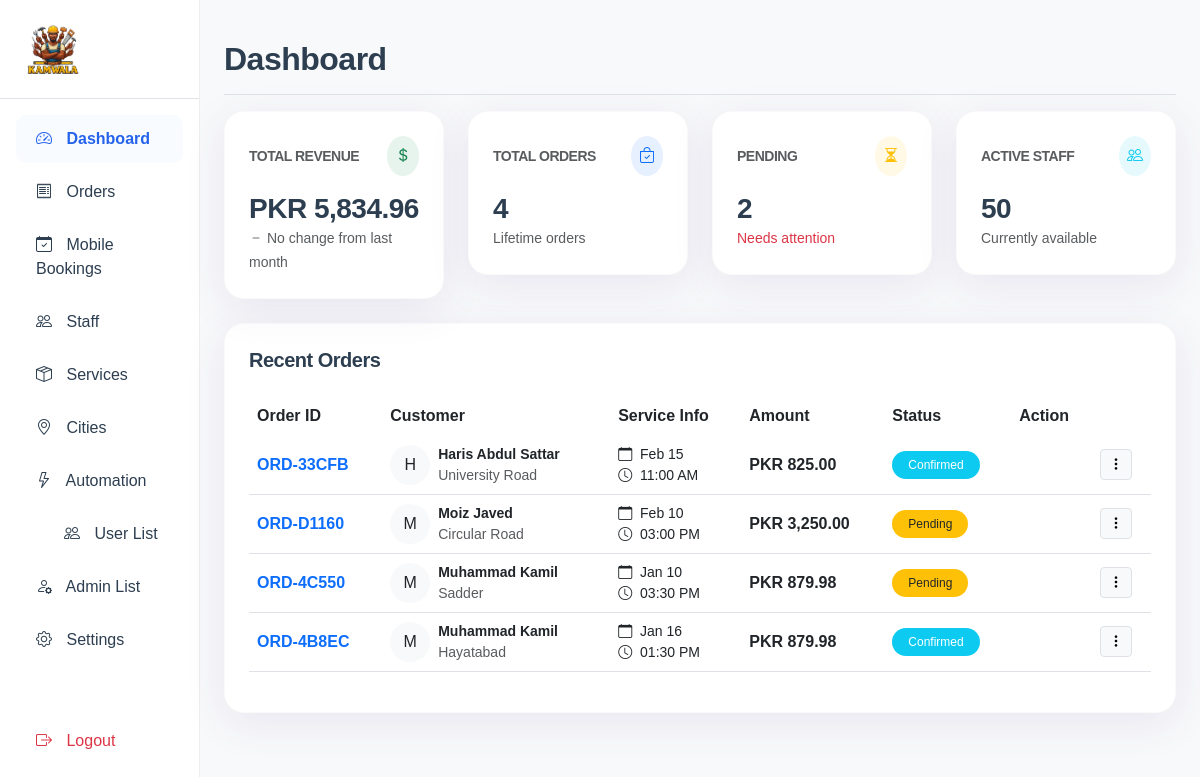
/admin/dashboard.php (signed in), run on the app's committed database.
### tables this page shows
CREATE TABLE `orders` (
  `id` int(11) NOT NULL,
  `order_code` varchar(20) DEFAULT NULL,
  `customer_name` varchar(100) NOT NULL,
  `customer_email` varchar(100) NOT NULL,
  `customer_phone` varchar(20) NOT NULL,
  `pickup_address` text NOT NULL,
  `delivery_address` text NOT NULL,
  `special_instructions` text DEFAULT NULL,
  `total_price` decimal(10,2) NOT NULL,
  `tax_amount` decimal(10,2) DEFAULT 0.00,
  `status` enum('pending','confirmed','in_progress','completed','cancelled') DEFAULT 'pending',
  `booking_date` date NOT NULL,
  `booking_time` time NOT NULL,
  `duration` int(11) DEFAULT 60,
  `booking_end_time` time DEFAULT NULL,
  `staff_id` int(11) DEFAULT NULL,
  `city_id` int(11) DEFAULT NULL,
  `created_at` timestamp NOT NULL DEFAULT current_timestamp()
);

CREATE TABLE `cities` (
  `id` int(11) NOT NULL,
  `name` varchar(100) NOT NULL
);

### admin/dashboard.php (the view, shortened to what this page needs)
<?php
require_once '../includes/db.php';
require_once 'includes/header.php';
$orders_query = "SELECT COUNT(*) as count FROM orders";
$total_orders = $conn->query($orders_query)->fetch_assoc()['count'];
$revenue_query = "SELECT SUM(total_price) as total FROM orders WHERE status != 'cancelled'";
$total_revenue = $conn->query($revenue_query)->fetch_assoc()['total'] ?? 0;
$pending_query = "SELECT COUNT(*) as count FROM orders WHERE status = 'pending'";
$pending_orders = $conn->query($pending_query)->fetch_assoc()['count'];
$staff_query = "SELECT COUNT(*) as count FROM staff WHERE status = 'available'";
$active_staff = $conn->query($staff_query)->fetch_assoc()['count'];
$recent_query = "SELECT o.*, s.name as staff_name, c.name as city_name
                 FROM orders o
                 LEFT JOIN staff s ON o.staff_id = s.id
                 LEFT JOIN cities c ON o.city_id = c.id
                 ORDER BY o.created_at DESC LIMIT 5";
$recent_result = $conn->query($recent_query);
$revenue_growth = 0;
$growth_class = 'text-muted';
$growth_icon = 'bi-dash';
?>
<div class="d-flex justify-content-between flex-wrap flex-md-nowrap align-items-center pt-3 pb-2 mb-3 border-bottom">
    <h1 class="h2 fw-bold">Dashboard</h1>
</div>
<div class="row g-4 mb-4">
    <div class="col-md-3">
        <div class="antigravity-card p-4">
            <div class="d-flex justify-content-between align-items-center mb-3">
                <h6 class="text-muted text-uppercase small fw-bold mb-0">Total Revenue</h6>
                <div class="bg-success bg-opacity-10 p-2 rounded-circle text-success">
                    <i class="bi bi-currency-dollar"></i>
                </div>
            </div>
            <h3 class="fw-bold mb-0">PKR <?php echo number_format($total_revenue, 2); ?></h3>
            <small class="<?php echo $growth_class; ?>">
                <i class="bi <?php echo $growth_icon; ?>"></i>
                <?php echo $revenue_growth > 0 ? $revenue_growth . '%' : 'No change'; ?> from last month
            </small>
        </div>
    </div>
    <div class="col-md-3">
        <div class="antigravity-card p-4">
            <div class="d-flex justify-content-between align-items-center mb-3">
                <h6 class="text-muted text-uppercase small fw-bold mb-0">Total Orders</h6>
                <div class="bg-primary bg-opacity-10 p-2 rounded-circle text-primary">
                    <i class="bi bi-bag-check"></i>
                </div>
            </div>
            <h3 class="fw-bold mb-0"><?php echo $total_orders; ?></h3>
            <small class="text-muted">Lifetime orders</small>
        </div>
    </div>
    <div class="col-md-3">
        <div class="antigravity-card p-4">
            <div class="d-flex justify-content-between align-items-center mb-3">
                <h6 class="text-muted text-uppercase small fw-bold mb-0">Pending</h6>
                <div class="bg-warning bg-opacity-10 p-2 rounded-circle text-warning">
                    <i class="bi bi-hourglass-split"></i>
                </div>
            </div>
            <h3 class="fw-bold mb-0"><?php echo $pending_orders; ?></h3>
            <small class="text-danger">Needs attention</small>
        </div>
    </div>
    <div class="col-md-3">
        <div class="antigravity-card p-4">
            <div class="d-flex justify-content-between align-items-center mb-3">
                <h6 class="text-muted text-uppercase small fw-bold mb-0">Active Staff</h6>
                <div class="bg-info bg-opacity-10 p-2 rounded-circle text-info">
                    <i class="bi bi-people"></i>
                </div>
            </div>
            <h3 class="fw-bold mb-0"><?php echo $active_staff; ?></h3>
            <small class="text-muted">Currently available</small>
        </div>
    </div>
</div>
<div class="antigravity-card p-4">
    <h5 class="fw-bold mb-4">Recent Orders</h5>
    <div class="table-responsive">
        <table class="table table-hover align-middle">
            <thead class="bg-light">
                <tr>
                    <th class="border-0 rounded-start">Order ID</th>
                    <th class="border-0">Customer</th>
                    <th class="border-0">Service Info</th>
                    <th class="border-0">Amount</th>
                    <th class="border-0">Status</th>
                    <th class="border-0 rounded-end">Action</th>
                </tr>
            </thead>
            <tbody>
                <?php if ($recent_result->num_rows > 0): ?>
                    <?php while($order = $recent_result->fetch_assoc()): ?>
                        <tr>
                            <td class="fw-bold text-primary"><?php echo $order['order_code']; ?></td>
                            <td>
                                <div class="d-flex align-items-center">
                                    <div class="bg-light rounded-circle p-2 me-2 text-center" style="width: 40px; height: 40px;">
                                        <?php echo strtoupper(substr($order['customer_name'], 0, 1)); ?>
                                    </div>
                                    <div>
                                        <div class="fw-bold small"><?php echo htmlspecialchars($order['customer_name']); ?></div>
                                        <div class="text-muted small"><?php echo htmlspecialchars($order['city_name']); ?></div>
                                    </div>
                                </div>
                            </td>
                            <td>
                                <div class="small">
                                    <i class="bi bi-calendar me-1"></i> <?php echo date('M d', strtotime($order['booking_date'])); ?>
                                    <br>
                                    <i class="bi bi-clock me-1"></i> <?php echo date('h:i A', strtotime($order['booking_time'])); ?>
                                </div>
                            </td>
                            <td class="fw-bold">PKR <?php echo number_format($order['total_price'], 2); ?></td>
                            <td>
                                <?php
                                $status_class = match($order['status']) {
                                    'pending' => 'bg-warning text-dark',
                                    'confirmed' => 'bg-info text-white',
                                    'completed' => 'bg-success text-white',
                                    'cancelled' => 'bg-danger text-white',
                                    default => 'bg-secondary text-white'
                                };
                                ?>
                                <span class="badge <?php echo $status_class; ?> rounded-pill fw-normal px-3 py-2">
                                    <?php echo ucfirst(str_replace('_', ' ', $order['status'])); ?>
                                </span>
                            </td>
                            <td>
                            <td>
                                <div class="dropdown">
                                    <button class="btn btn-sm btn-light border" type="button" data-bs-toggle="dropdown">
                                        <i class="bi bi-three-dots-vertical"></i>
                                    </button>
                                </div>
                            </td>
                        </tr>
                    <?php endwhile; ?>
                <?php else: ?>
                    <tr><td colspan="6" class="text-center py-4 text-muted">No recent orders found.</td></tr>
                <?php endif; ?>
            </tbody>
        </table>
    </div>
</div>
<?php require_once 'includes/footer.php'; ?>

### admin/includes/header.php (shortened to what this page needs)
<?php
$current_page = basename($_SERVER['PHP_SELF']);
?>
<!DOCTYPE html>
<html lang="en">
<head>
    <link href="https://cdn.jsdelivr.net/npm/bootstrap@5.3.0/dist/css/bootstrap.min.css" rel="stylesheet">
    <link rel="stylesheet" href="https://cdn.jsdelivr.net/npm/bootstrap-icons@1.10.0/font/bootstrap-icons.css">
    <link rel="stylesheet" href="../assets/css/style.css">
</head>
<body class="bg-light">
<div class="container-fluid">
    <div class="row">
        <div class="col-md-3 col-lg-2 px-0 admin-sidebar d-none d-md-block">
            <div class="p-4 border-bottom">
                <a href="dashboard.php" class="text-decoration-none">
                    <img src="../assets/images/kamwala_logo.webp" alt="Kamwala Logo" class="img-fluid" style="max-height: 50px;">
                </a>
            </div>
            <div class="p-3">
                <nav class="nav flex-column">
                    <a class="nav-link <?php echo $current_page == 'dashboard.php' ? 'active' : ''; ?>" href="dashboard.php">
                        <i class="bi bi-speedometer2"></i> Dashboard
                    </a>
                    <a class="nav-link <?php echo $current_page == 'orders.php' ? 'active' : ''; ?>" href="orders.php">
                        <i class="bi bi-receipt"></i> Orders
                    </a>
                    <a class="nav-link <?php echo $current_page == 'bookings.php' ? 'active' : ''; ?>" href="bookings.php">
                        <i class="bi bi-calendar-check"></i> Mobile Bookings
                    </a>
                    <a class="nav-link <?php echo $current_page == 'staff.php' ? 'active' : ''; ?>" href="staff.php">
                        <i class="bi bi-people"></i> Staff
                    </a>
                    <a class="nav-link <?php echo $current_page == 'services.php' ? 'active' : ''; ?>" href="services.php">
                        <i class="bi bi-box-seam"></i> Services
                    </a>
                    <a class="nav-link <?php echo $current_page == 'cities.php' ? 'active' : ''; ?>" href="cities.php">
                        <i class="bi bi-geo-alt"></i> Cities
                    </a>
                    <a class="nav-link <?php echo $current_page == 'automation.php' ? 'active' : ''; ?>" href="automation.php">
                        <i class="bi bi-lightning"></i> Automation
                    </a>
                    <a class="nav-link ps-5 <?php echo $current_page == 'users_list.php' ? 'active' : ''; ?>" href="users_list.php">
                        <i class="bi bi-people"></i> User List
                    </a>
                    <a class="nav-link <?php echo $current_page == 'users.php' ? 'active' : ''; ?>" href="users.php">
                        <i class="bi bi-person-gear"></i> Admin List
                    </a>
                    <a class="nav-link <?php echo $current_page == 'settings.php' ? 'active' : ''; ?>" href="settings.php">
                        <i class="bi bi-gear"></i> Settings
                    </a>
                    <a class="nav-link text-danger mt-5" href="logout.php">
                        <i class="bi bi-box-arrow-right"></i> Logout
                    </a>
                </nav>
            </div>
        </div>
        <div class="col-md-9 col-lg-10 ms-sm-auto px-md-4 py-4">

### admin/includes/footer.php (shortened to what this page needs)
        </div>
    </div>
</div>
<div class="toast-container position-fixed top-0 end-0 p-3" style="z-index: 9999;">
</div>
</body>
</html>

### assets/css/style.css (style rules this page uses)
:root { --primary-color: #2563EB; --secondary-color: #f8f9fa; --accent-color: #6fcbe0; --text-dark: #2c3e50; --text-light: #8c9091; --white: #ffffff; --glass-bg: rgba(255, 255, 255, 0.9); --glass-border: rgba(255, 255, 255, 0.5); --shadow-soft: 0 10px 40px rgba(97, 73, 157, 0.1); --shadow-hover: 0 20px 50px rgba(97, 73, 157, 0.2); --radius-lg: 20px; --radius-md: 12px; --font-main: 'Poppins', sans-serif; }
body { font-family: var(--font-main); background-color: var(--secondary-color); color: var(--text-dark); -webkit-font-smoothing: antialiased; }
.antigravity-card { background: var(--white); border-radius: var(--radius-lg); box-shadow: var(--shadow-soft); border: 1px solid rgba(0, 0, 0, 0.02); transition: transform 0.3s ease, box-shadow 0.3s ease; overflow: hidden; }
h1, h2, h3, h4, h5, h6 { font-weight: 600; letter-spacing: -0.5px; }

### admin/includes/header.php (style rules this page uses)
.admin-sidebar { min-height: 100vh; background: var(--white); border-right: 1px solid #eee; }
.nav-link { color: var(--text-dark); padding: 12px 20px; border-radius: 10px; margin-bottom: 5px; transition: all 0.3s; }
.nav-link:hover, .nav-link.active { background-color: #f8fbff; color: var(--primary-color); font-weight: 600; }
.nav-link i { margin-right: 10px; }

### data on the page
orders: order_code "ORD-33CFB", customer_name "H", customer_name "Haris Abdul Sattar", city.name "University Road", booking_date "Feb 15", booking_time "11:00 AM", total_price "825.00", status "Confirmed"
orders: order_code "ORD-D1160", customer_name "M", customer_name "Moiz Javed", city.name "Circular Road", booking_date "Feb 10", booking_time "03:00 PM", total_price "3,250.00", status "Pending"
orders: order_code "ORD-4C550", customer_name "M", customer_name "Muhammad Kamil", city.name "Sadder", booking_date "Jan 10", booking_time "03:30 PM", total_price "879.98", status "Pending"
orders: order_code "ORD-4B8EC", customer_name "M", customer_name "Muhammad Kamil", city.name "Hayatabad", booking_date "Jan 16", booking_time "01:30 PM", total_price "879.98", status "Confirmed"

### other printed values
$total_revenue "5,834.96"
$total_orders "4"
$pending_orders "2"
$active_staff "50"
